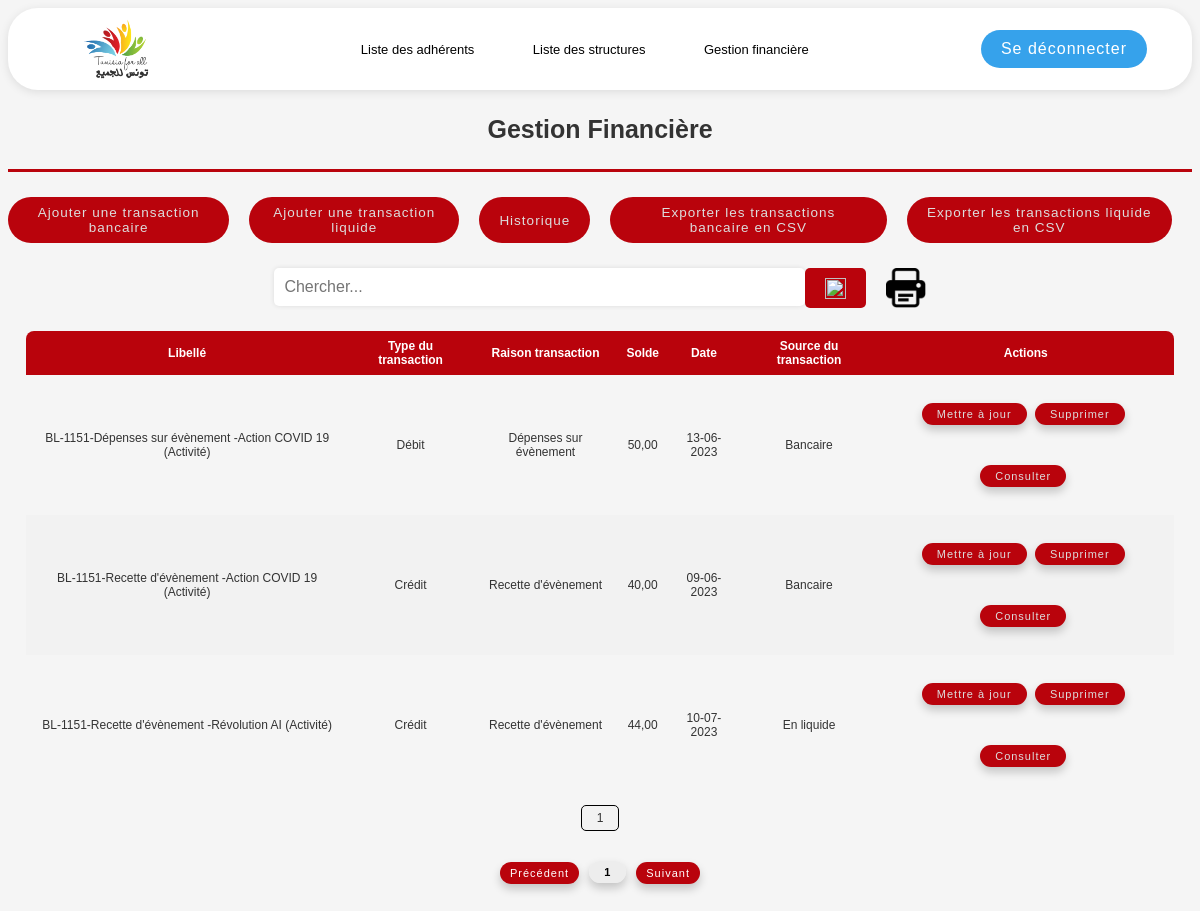
Page /gestion_financiere/ (signed in) on the earlier database version.
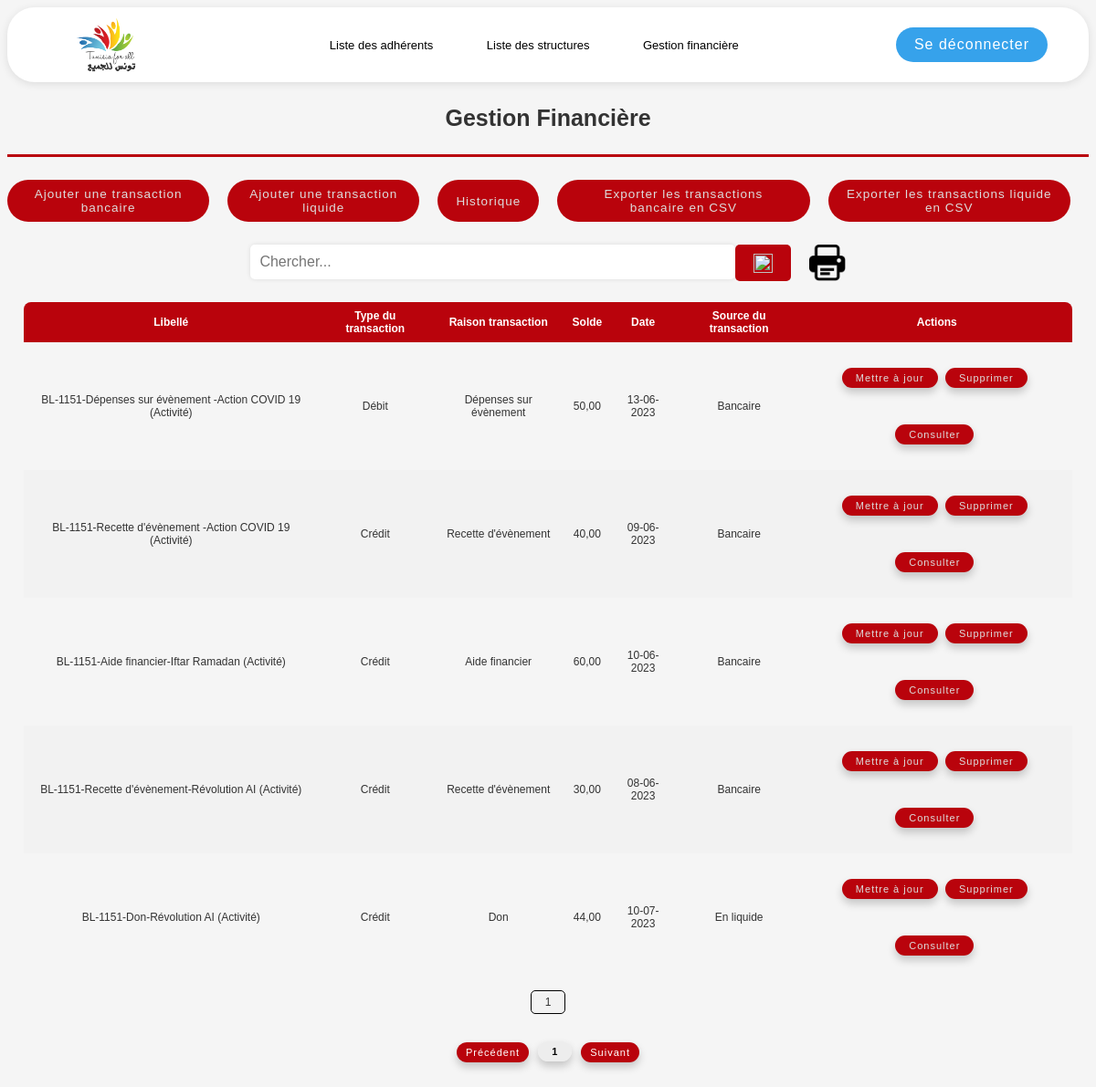
Same page on the later database version.
### base/models.py (models this page shows, shortened)
class Transaction(models.Model):
    REASON_CHOICES = (
        ('Don', 'Don'),
        ('Cotisation', 'Cotisation'),
        ('Aide financier','Aide financier'),
        ('Dépenses sur évènement', 'Dépenses sur évènement '),
        ('Recette d\'évènement', 'Recette d\'évènement'),
    )
    TRANSACTION_CHOICES = (
        ('Crédit', 'Crédit'),
        ('Débit', 'Débit'),
    )
    structure = models.ForeignKey(Structure, on_delete=models.CASCADE,null=True, blank=True )
    évènement = models.ForeignKey(Evenement, on_delete=models.CASCADE, null=True, blank=True)
    adhérent = models.ForeignKey(Adherent, on_delete=models.CASCADE, null=True, blank=True)
    date = models.DateField(null=True, blank=True)
    entreprise = models.CharField(max_length=50)
    libellé = models.CharField(max_length=50)
    solde = models.DecimalField(max_digits=10, decimal_places=2)
    type_de_transaction = models.CharField(max_length=6, choices=TRANSACTION_CHOICES)
    raison_de_transaction = models.CharField(max_length=23, choices=REASON_CHOICES, default='raison inconnue')
    source_transaction = models.CharField(max_length=20)
    class Meta:
        abstract = True

class BanqueTransactions(Transaction):
    banque = models.CharField(max_length=50)
    numéro_du_chèque = models.CharField(max_length=20)
    justificatif_bancaire = models.ImageField(upload_to='img/', null=True, blank=True)
    source_transaction = 'Bancaire'
    exclude_fields = []

class CaisseTransactions(Transaction):
    recu_numéro = models.CharField(max_length=20)
    justificatif_caisse = models.ImageField(upload_to='img/', null=True, blank=True)
    source_transaction = 'En liquide'
    exclude_fields = []

### base/views.py (the view)
# urls.py: path('gestion_financiere/' , views.gestion_financiere , name="gestion_financiere"),
def gestion_financiere(request):
    if request.user.adherent.structure.code_structure == 'BN-1169':
      banque_transactions = BanqueTransactions.objects.all()
      caisse_transactions = CaisseTransactions.objects.all()
      transactions = list(banque_transactions) + list(caisse_transactions)
    else :
      banque_transactions = BanqueTransactions.objects.filter(structure=request.user.adherent.structure)
      caisse_transactions = CaisseTransactions.objects.filter(structure=request.user.adherent.structure)
      transactions = list(banque_transactions) + list(caisse_transactions)
    context = {'transactions': transactions }
    return render(request, 'base/gestion_financiere.html', context)

### base/templatetags/transaction_filters.py (called while the page is built)
@register.filter
def is_banque_transaction(transaction):
    return isinstance(transaction, BanqueTransactions)

### base/templates/base/gestion_financiere.html (shortened to what the changed rows need)
{% extends 'main.html' %}
{% load static %}
{% load transaction_filters %}
{% block content %}
<!DOCTYPE html>
<html>
<head>
</head>
<body>
    <h2>Gestion Financière</h2>
    <div class="page-content">
        <div class="finance-table">
            <table>
                <thead>
                    <tr>
                        <th>Libellé</th>
                        <th>Type du transaction</th>
                        <th>Raison transaction</th>
                        <th>Solde</th>
                        <th>Date</th>
                        <th>Source du transaction</th>
                        <th>Actions</th>
                    </tr>
                </thead>
                <tbody>
                    {% for transaction in transactions %}
                    <tr>
                        <td>{{ transaction.libellé|default:'---' }}</td>
                        <td>{{ transaction.type_de_transaction }}</td>
                        <td>{{ transaction.raison_de_transaction }}</td>
                        <td>{{ transaction.solde }}</td>
                        <td>{{ transaction.date|date:"d-m-Y" }}</td>
                        <td>{{ transaction.source_transaction }}</td>
                        <td>
                            {% if transaction|is_banque_transaction %}
                                <button class="finance-button"><a href="{% url 'update-banque-transaction' transaction.id %}" class="btn-update">Mettre à jour</a></button>
                            {% else %}
                                <button class="finance-button"><a href="{% url 'update-caisse-transaction' transaction.id %}" class="btn-update">Mettre à jour</a></button>
                            {% endif %}
                            {% if transaction|is_banque_transaction %}
                                <button class="finance-button"><a href="{% url 'delete-banque-transaction' transaction.id %}">Supprimer</a></button>
                            {% else %}
                                <button class="finance-button"><a href="{% url 'delete-caisse-transaction' transaction.id %}">Supprimer</a></button>
                            {% endif %}
                            {% if transaction|is_banque_transaction %}
                                <button class="finance-button"><a href="{% url 'consult_banque_transaction' transaction.id %}">Consulter</a></button>
                            {% else %}
                                <button class="finance-button"><a href="{% url 'consult_caisse_transaction' transaction.id %}">Consulter</a></button>
                            {% endif %}
                        </td>
                    </tr>
                    {% endfor %}
                </tbody>
            </table>
        </div>
    </div>
</body>
</html>
{% endblock %}

Differences in the rows shown:
added BanqueTransactions: shows "Mettre à jour", shows "Supprimer", shows "Consulter"
added BanqueTransactions: shows "Mettre à jour", shows "Supprimer", shows "Consulter"
changed CaisseTransactions "Crédit": libellé "BL-1151-Recette d'évènement -Révolution AI (Activité)" → "BL-1151-Don-Révolution AI (Activité)"; raison_de_transaction "Recette d'évènement" → "Don"
